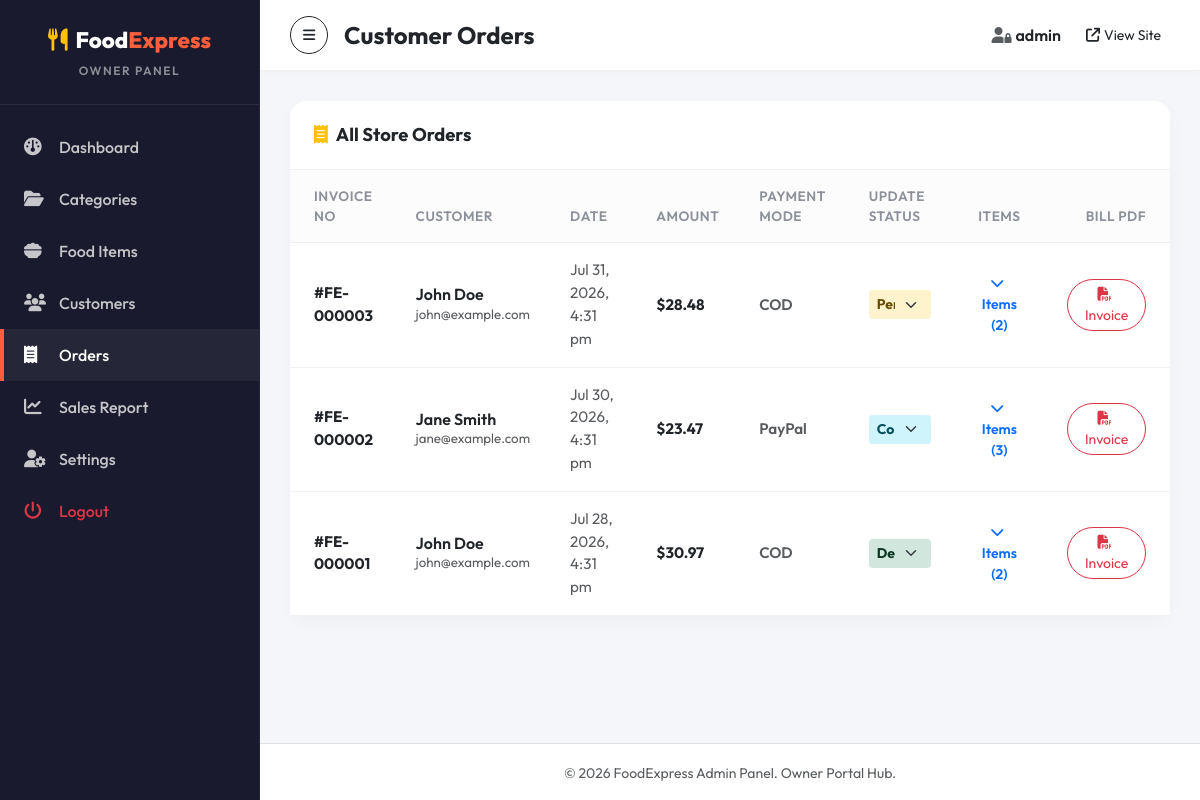
The app's page /admin/orders.php (signed in) with its own data.
### tables this page shows
CREATE TABLE IF NOT EXISTS orders (
    id INT AUTO_INCREMENT PRIMARY KEY,
    user_id INT NOT NULL,
    order_date TIMESTAMP DEFAULT CURRENT_TIMESTAMP,
    total_amount DECIMAL(10,2) NOT NULL,
    status ENUM('Pending', 'Confirmed', 'Preparing', 'Out For Delivery', 'Delivered', 'Cancelled') DEFAULT 'Pending',
    payment_method ENUM('COD', 'PayPal') NOT NULL,
    shipping_name VARCHAR(100) NOT NULL,
    shipping_phone VARCHAR(20) NOT NULL,
    shipping_address TEXT NOT NULL,
    FOREIGN KEY (user_id) REFERENCES users(id) ON DELETE CASCADE
);

CREATE TABLE IF NOT EXISTS users (
    id INT AUTO_INCREMENT PRIMARY KEY,
    name VARCHAR(100) NOT NULL,
    email VARCHAR(100) NOT NULL UNIQUE,
    password VARCHAR(255) NOT NULL,
    phone VARCHAR(20) DEFAULT NULL,
    address TEXT DEFAULT NULL,
    status ENUM('active', 'blocked') DEFAULT 'active',
    created_at TIMESTAMP DEFAULT CURRENT_TIMESTAMP
);

### config/db.php (called while the page is built, shortened)
<?php
$db_host = 'localhost';
$db_user = 'root';
$db_pass = '';
$conn = @new mysqli($db_host, $db_user, $db_pass);
$checkAdmin = $conn->query("SELECT * FROM admins WHERE username = 'admin'");
if($checkAdmin && $checkAdmin->num_rows > 0) {
    $admin = $checkAdmin->fetch_assoc();
    if(!password_verify('admin123', $admin['password'])) {
        $newHash = password_hash('admin123', PASSWORD_DEFAULT);
        $conn->query("UPDATE admins SET password = '$newHash' WHERE username = 'admin'");
    }
} else {
    $newHash = password_hash('admin123', PASSWORD_DEFAULT);
    $conn->query("INSERT INTO admins (username, password, email) VALUES ('admin', '$newHash', 'admin@foodexpress.com')");
}
$conn->set_charset("utf8mb4");
function executeQuery($query, $params = [], $types = "") {
    global $conn;
    $stmt = $conn->prepare($query);
    if (!empty($params)) {
        if (empty($types)) {
            $types = "";
            foreach ($params as $param) {
                if (is_int($param)) {
                    $types .= "i";
                } elseif (is_double($param)) {
                    $types .= "d";
                } else {
                    $types .= "s";
                }
            }
        }
        $stmt->bind_param($types, ...$params);
    }
    if (!$stmt->execute()) {
        die("Query execution failed: " . $stmt->error);
    }
    return $stmt;
}
function fetchAll($query, $params = [], $types = "") {
    $stmt = executeQuery($query, $params, $types);
    $result = $stmt->get_result();
    $data = [];
    while ($row = $result->fetch_assoc()) {
        $data[] = $row;
    }
    return $data;
}
?>

### admin/orders.php (the view, shortened to what this page needs)
<?php
require_once __DIR__ . '/includes/header.php';
$orders = fetchAll(
    "SELECT o.*, u.name as customer_name, u.email as customer_email FROM orders o
     JOIN users u ON o.user_id = u.id
     ORDER BY o.order_date DESC"
);
?>
<div class="admin-card">
    <div class="admin-card-header">
        <span class="fw-bold"><i class="fa-solid fa-receipt me-2 text-warning"></i>All Store Orders</span>
    </div>
    <div class="admin-card-body p-0">
        <div class="table-responsive">
            <table class="table table-custom mb-0 align-middle">
                <thead>
                    <tr>
                        <th class="ps-4">Invoice No</th>
                        <th>Customer</th>
                        <th>Date</th>
                        <th>Amount</th>
                        <th>Payment Mode</th>
                        <th>Update Status</th>
                        <th class="text-center">Items</th>
                        <th class="pe-4 text-end">Bill PDF</th>
                    </tr>
                </thead>
                <tbody>
                    <?php if (!empty($orders)): ?>
                        <?php foreach ($orders as $ord):
                            $order_id = $ord['id'];
                            $select_bg = 'bg-light';
                            switch ($ord['status']) {
                                case 'Pending': $select_bg = 'bg-warning-subtle text-warning-emphasis'; break;
                                case 'Confirmed': $select_bg = 'bg-info-subtle text-info-emphasis'; break;
                                case 'Delivered': $select_bg = 'bg-success-subtle text-success-emphasis'; break;
                            }
                            $items = fetchAll(
                                "SELECT oi.quantity, oi.price, f.name
                                 FROM order_items oi
                                 LEFT JOIN foods f ON oi.food_id = f.id
                                 WHERE oi.order_id = ?",
                                [$order_id]
                            );
                        ?>
                            <tr class="border-bottom">
                                <td class="ps-4 fw-bold text-dark">#FE-<?php echo str_pad($order_id, 6, '0', STR_PAD_LEFT); ?></td>
                                <td>
                                    <h6 class="mb-0 fw-semibold text-dark"><?php echo htmlspecialchars($ord['customer_name']); ?></h6>
                                    <span class="small text-muted d-block"><?php echo htmlspecialchars($ord['customer_email']); ?></span>
                                </td>
                                <td class="text-muted small"><?php echo date("M d, Y, g:i a", strtotime($ord['order_date'])); ?></td>
                                <td class="fw-bold text-dark">$<?php echo number_format($ord['total_amount'], 2); ?></td>
                                <td class="fw-semibold text-muted small"><?php echo htmlspecialchars($ord['payment_method']); ?></td>
                                <td>
                                    <form action="orders.php" method="POST" class="m-0">
                                        <select name="status" onchange="this.form.submit()" class="form-select form-select-sm fw-bold border-0 <?php echo $select_bg; ?>" style="<?php echo ($ord['status'] === 'Out For Delivery') ? 'background-color: rgba(111, 66, 193, 0.15) !important; color: #6f42c1 !important;' : ''; ?>">
                                            <option value="Pending" <?php echo ($ord['status'] === 'Pending') ? 'selected' : ''; ?>>Pending</option>
                                            <option value="Confirmed" <?php echo ($ord['status'] === 'Confirmed') ? 'selected' : ''; ?>>Confirmed</option>
                                            <option value="Delivered" <?php echo ($ord['status'] === 'Delivered') ? 'selected' : ''; ?>>Delivered</option>
                                        </select>
                                    </form>
                                </td>
                                <td class="text-center">
                                    <button class="btn btn-sm btn-link text-decoration-none fw-semibold" type="button" data-bs-toggle="collapse" data-bs-target="#items_<?php echo $order_id; ?>" aria-expanded="false" aria-controls="items_<?php echo $order_id; ?>">
                                        <i class="fa-solid fa-chevron-down me-1"></i>Items (<?php echo count($items); ?>)
                                    </button>
                                </td>
                                <td class="pe-4 text-end">
                                    <a href="generate-pdf.php?id=<?php echo $order_id; ?>" target="_blank" class="btn btn-sm btn-outline-danger rounded-pill px-3">
                                        <i class="fa-solid fa-file-pdf me-1"></i>Invoice
                                    </a>
                                </td>
                            </tr>
                        <?php endforeach; ?>
                    <?php else: ?>
                        <tr>
                            <td colspan="8" class="text-center py-4 text-muted">No orders found in the store.</td>
                        </tr>
                    <?php endif; ?>
                </tbody>
            </table>
        </div>
    </div>
</div>
<?php require_once __DIR__ . '/includes/footer.php'; ?>

### assets/css/admin.css (style rules this page uses)
:root { --admin-primary: #1a1a2e; --admin-accent: #ff5e3a; --admin-accent-hover: #e04f2e; --sidebar-width: 260px; --light-bg: #f5f6fa; --card-shadow: 0 6px 18px rgba(0, 0, 0, 0.03); --font-main: 'Outfit', sans-serif; }
body { font-family: var(--font-main); background-color: var(--light-bg); margin: 0; overflow-x: hidden; }
.admin-card { background: white; border-radius: 16px; box-shadow: var(--card-shadow); border: none; margin-bottom: 30px; }
.admin-card-header { background: transparent; border-bottom: 1px solid rgba(0,0,0,0.06); padding: 20px 24px; font-weight: 700; font-size: 1.15rem; display: flex; justify-content: space-between; align-items: center; }
.admin-card-body { padding: 24px; }
.table-custom th { background-color: #fcfcfd; color: #8c9099; font-weight: 600; font-size: 0.85rem; text-transform: uppercase; letter-spacing: 0.5px; border-bottom: 1px solid rgba(0,0,0,0.05); padding: 16px 20px; }
.table-custom td { padding: 16px 20px; vertical-align: middle; border-bottom: 1px solid rgba(0,0,0,0.05); font-size: 0.95rem; }

### records on screen
orders: id "000003", user.name "John Doe", user.email "john@example.com", order_date "Jul 31, 2026, 4:31 pm", total_amount "28.48", payment_method "COD", status "Pending", count($items) "2"
orders: id "000002", user.name "Jane Smith", user.email "jane@example.com", order_date "Jul 30, 2026, 4:31 pm", total_amount "23.47", payment_method "PayPal", status "Confirmed", count($items) "3"
orders: id "000001", user.name "John Doe", user.email "john@example.com", order_date "Jul 28, 2026, 4:31 pm", total_amount "30.97", payment_method "COD", status "Delivered", count($items) "2"

### other values on screen
$page_title "Customer Orders"
$_SESSION['admin_username'] "admin"
